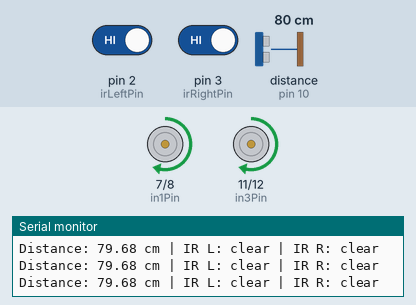
This sketch was run on a simulated Arduino Uno, built with avr-gcc and run on an emulated ATmega328P. Shown: motor-driver pin pairs drawn as motors (green arrow = first pin HIGH = forward, orange = second pin HIGH = backward, longer = more drive, scaled by the enable pin), the last lines printed to the serial monitor. Wiring (inferred from the names in the program): ultrasonic range finder: trigger pin 9; echo pin 10. The inputs (shaded band) are chosen by the test bench; at power-on: pin 2 (irLeftPin) HIGH, pin 3 (irRightPin) HIGH, distance to the obstacle (sensor on pin 10) 80 cm. The echo pulse lasts 58.3 µs per cm.

Above: at 1.2 s.
1.3 s: pin 2 (irLeftPin) driven LOW
At 2.5 s:
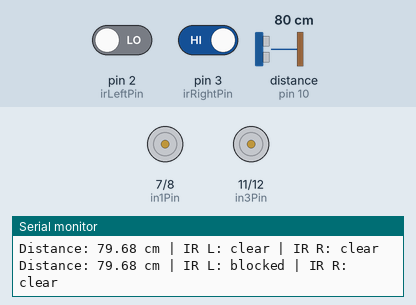
4.3 s: pin 3 (irRightPin) driven LOW
7.3 s: pin 2 (irLeftPin) driven HIGH
10.3 s: pin 3 (irRightPin) driven HIGH
13.3 s: distance to the obstacle (sensor on pin 10) set to 35 cm
16.3 s: distance to the obstacle (sensor on pin 10) set to 23 cm
17.8 s: distance to the obstacle (sensor on pin 10) set to 18 cm
At 18.5 s:
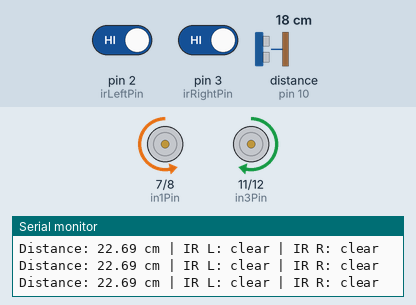
Timing chart, 0 to 21.8 s (numbered marks = the images above; inputs shaded):
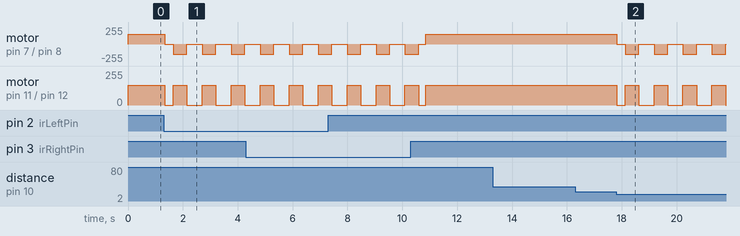

Measured:
- the behaviour switches between 21 and 20 cm on distance to the obstacle (sensor on pin 10) (found by bisection; images 1 and 2)
- after the input at 1.3 s, motor on pin 7 (in1Pin) / pin 8 (in2Pin): forward 150/255 → stopped after 0.05 s, then repeats every 1.1 s: backward 150/255 0.50 s, stopped 0.56 s; motor on pin 11 (in3Pin) / pin 12 (in4Pin): forward 150/255 → stopped after 0.05 s, then repeats every 1.1 s: forward 150/255 0.50 s, stopped 0.56 s
- after the input at 17.8 s, motor on pin 7 (in1Pin) / pin 8 (in2Pin): forward 150/255 → stopped at once, then repeats every 1.1 s: backward 150/255 0.50 s, stopped 0.55 s; motor on pin 11 (in3Pin) / pin 12 (in4Pin): forward 150/255 → stopped at once, then repeats every 1.1 s: forward 150/255 0.50 s, stopped 0.55 s

The sketch:

ir_sensor.ino
```cpp
// Pins
const int trigPin = 9;
const int echoPin = 10;
const int irLeftPin = 2;
const int irRightPin = 3;

const int enaPin = 5;  // left motor speed (PWM)
const int in1Pin = 7;
const int in2Pin = 8;
const int enbPin = 6;  // right motor speed (PWM)
const int in3Pin = 11;
const int in4Pin = 12;

const int stopDistanceCm = 20;  // stop and turn if something is closer than this
const int motorSpeed = 150;     // 0 to 255

void setup() {
  Serial.begin(9600);

  pinMode(trigPin, OUTPUT);
  pinMode(echoPin, INPUT);
  pinMode(irLeftPin, INPUT);
  pinMode(irRightPin, INPUT);

  pinMode(enaPin, OUTPUT);
  pinMode(in1Pin, OUTPUT);
  pinMode(in2Pin, OUTPUT);
  pinMode(enbPin, OUTPUT);
  pinMode(in3Pin, OUTPUT);
  pinMode(in4Pin, OUTPUT);

  stopCar();
}

float readDistanceCm() {
  digitalWrite(trigPin, LOW);
  delayMicroseconds(2);
  digitalWrite(trigPin, HIGH);
  delayMicroseconds(10);
  digitalWrite(trigPin, LOW);

  long duration = pulseIn(echoPin, HIGH, 30000);  // 30 ms timeout ≈ 5 m
  if (duration == 0) return -1;                    // no echo
  return duration * 0.0343 / 2.0;
}

void forward() {
  digitalWrite(in1Pin, HIGH);
  digitalWrite(in2Pin, LOW);
  digitalWrite(in3Pin, HIGH);
  digitalWrite(in4Pin, LOW);
  analogWrite(enaPin, motorSpeed);
  analogWrite(enbPin, motorSpeed);
}

void turnLeft() {
  // left motor backward, right motor forward
  digitalWrite(in1Pin, LOW);
  digitalWrite(in2Pin, HIGH);
  digitalWrite(in3Pin, HIGH);
  digitalWrite(in4Pin, LOW);
  analogWrite(enaPin, motorSpeed);
  analogWrite(enbPin, motorSpeed);
}

void stopCar() {
  digitalWrite(in1Pin, LOW);
  digitalWrite(in2Pin, LOW);
  digitalWrite(in3Pin, LOW);
  digitalWrite(in4Pin, LOW);
  analogWrite(enaPin, 0);
  analogWrite(enbPin, 0);
}

void loop() {
  float distance = readDistanceCm();
  bool irLeftBlocked = (digitalRead(irLeftPin) == LOW);
  bool irRightBlocked = (digitalRead(irRightPin) == LOW);
  bool obstacleClose = (distance > 0 && distance < stopDistanceCm);

  if (obstacleClose || irLeftBlocked || irRightBlocked) {
    stopCar();
    delay(300);
    turnLeft();
    delay(500);   // adjust to turn about 90 degrees on your chassis
    stopCar();
    delay(200);
  } else {
    forward();
  }

  Serial.print("Distance: ");
  Serial.print(distance);
  Serial.print(" cm | IR L: ");
  Serial.print(irLeftBlocked ? "blocked" : "clear");
  Serial.print(" | IR R: ");
  Serial.println(irRightBlocked ? "blocked" : "clear");

  delay(50);
}
```
